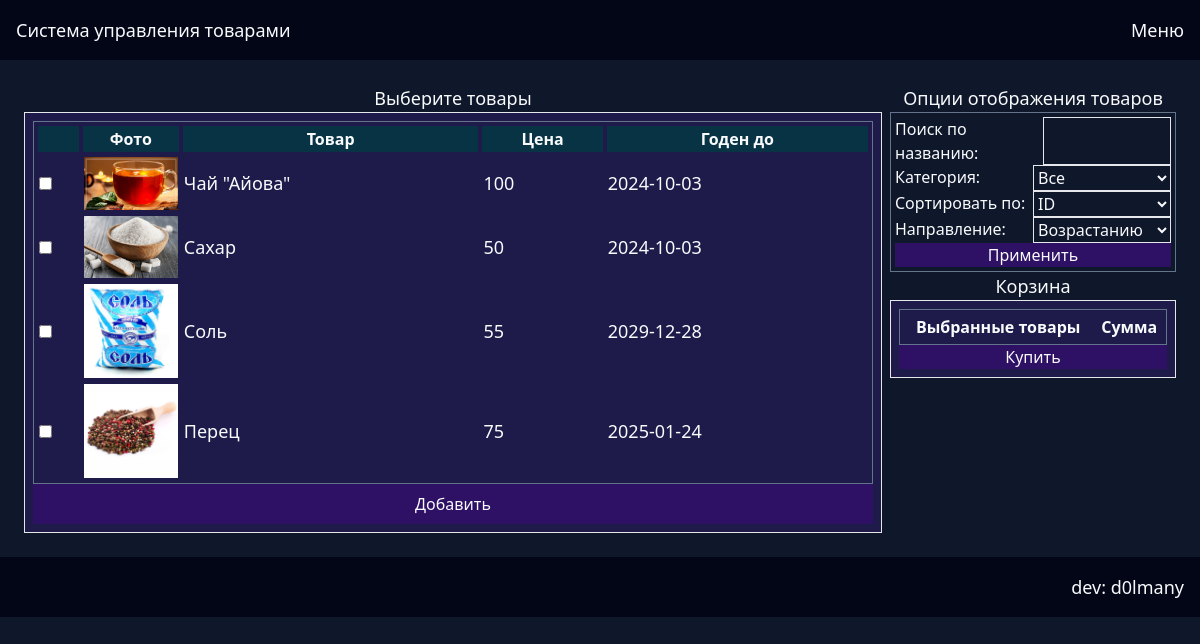
Screenshot of /cart.php?category=3 with the database file from the repository.
### tables this page shows
CREATE TABLE `products` (
  `id` int NOT NULL,
  `name` varchar(60) NOT NULL,
  `id_category` int NOT NULL,
  `price` double NOT NULL,
  `quantity` int NOT NULL,
  `ex_date` date NOT NULL
);

### connect.php (the view, shortened to what this page needs)
<?php
echo "<script src='https://cdn.tailwindcss.com'></script>";
$req=0; $dbname="fpyzvpbd_m1";
switch($req){
    case 0:
        $server="MySQL-8.0"; $user="root"; $pass="";
        break;
}
try{
    $pdo = new PDO("mysql:host=$server;dbname=$dbname;charset=utf8",$user,$pass);
    $pdo->setAttribute(PDO::ATTR_ERRMODE, PDO::ERRMODE_EXCEPTION);
}
catch(PDOException $e){
    echo "Ошибка подключения: ".$e->getMessage();
}
function showtab1($tn, $categoryFilter = null, $orderBy = null, $orderDirection = 'ASC', $search = null) {
    global $pdo;
    list($sql, $params) = buildSql($tn, $categoryFilter, $orderBy, $orderDirection, $search);
    $stmt = $pdo->prepare($sql);
    $stmt->execute($params);
    $ware = $stmt->fetchAll(PDO::FETCH_NUM);
    foreach ($ware as $row) {
        echo '<tr class="hover:bg-cyan-700 transition duration-150 text-lg">';
        echo "<td><input type='checkbox' name='cart_id[]' value='".$row[0]."'></td>";
        if ($tn == "products") {
            $path = "img" . DIRECTORY_SEPARATOR . $row[0] . ".png";
            echo "<td class='w-24'><img src='$path' alt='$row[0]'></td>";
        }
        for ($i = 1; $i < count($row); $i++) {
            echo '<td>' . htmlspecialchars($row[$i]) . '</td>';
        }
        echo '</tr>';
    }
}
function buildSql($tn, $categoryFilter = null, $orderBy = null, $orderDirection = 'ASC', $search = null) {
    $sql = "SELECT * FROM $tn";
    $where = [];
    $params = [];
    if ($categoryFilter !== null && $categoryFilter !== "") {
        $where[] = "id_category = ?";
        $params[] = $categoryFilter;
    }
    if (!empty($where)) {
        $sql .= " WHERE " . implode(" AND ", $where);
    }
    return [$sql, $params];
}
function sethead(){
    $temp = <<<'EOT'
    <header class="bg-slate-950 p-4 flex justify-between">
    <a href="index.php" class="hover:text-purple-600 transition duration-150 text-lg flex items-center">Система управления товарами</a>
    <div class="relative inline-block text-left"><div>
    <button class="inline-flex justify-center w-full hover:text-cyan-600 transition duration-150 text-lg outline-none" id="menu-button">
    Меню</button></div><div class="absolute right-0 z-10 mt-2 w-56 rounded-md hidden bg-slate" role="menu" aria-orientation="vertical" aria-labelledby="menu-button" tabindex="-1" id="menu">
    <div class="py-1" role="none">
    <a href="show.php" class="block px-4 py-2 text-sm hover:bg-cyan-700 bg-slate-800 transition duration-150" role="menuitem">Обозреватель</a>
    <a href="cart.php" class="block px-4 py-2 text-sm hover:bg-cyan-700 bg-slate-800 transition duration-150" role="menuitem">Корзина</a>
    <a href="add.php" class="block px-4 py-2 text-sm hover:bg-cyan-700 bg-slate-800 transition duration-150" role="menuitem">Добавить позицию</a>
    <a href="delete.php" class="block px-4 py-2 text-sm hover:bg-cyan-700 bg-slate-800 transition duration-150" role="menuitem">Удалить позицию</a>
    <a href="editor.php" class="block px-4 py-2 text-sm hover:bg-cyan-700 bg-slate-800 transition duration-150" role="menuitem">Редактировать товар</a>
    </div></div></div></header><script>
    const menuButton = document.getElementById('menu-button');
    const menu = document.getElementById('menu');
    let timeout; function showMenu() {
        clearTimeout(timeout);
        menu.classList.remove('hidden');
    } function hideMenu() {
        timeout = setTimeout(() => {
            menu.classList.add('hidden');
        }, 200);
    }
    menuButton.addEventListener('mouseenter', showMenu);
    menuButton.addEventListener('mouseleave', hideMenu);
    menu.addEventListener('mouseenter', showMenu);
    menu.addEventListener('mouseleave', hideMenu);
    </script>
    EOT;
    echo $temp;
}
function setfooter(){
    echo <<< KEO
    <footer class="bg-slate-950 p-4 flex justify-end">
        <a href="https://d0lmany.netlify.app" class="hover:text-purple-600 transition duration-150 text-lg">dev: d0lmany</a>
    </footer>
    KEO;
}
?>

### rows the page displays
products: shows a picture, name "Чай \"Айова\"", price "100", ex_date "2024-10-03"
products: shows a picture, name "Сахар", price "50", ex_date "2024-10-03"
products: shows a picture, name "Соль", price "55", ex_date "2029-12-28"
products: shows a picture, name "Перец", price "75", ex_date "2025-01-24"
